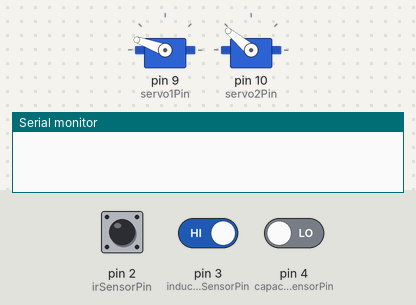
Recording of a sketch running on a simulated Arduino Uno, built with avr-gcc and run on an emulated ATmega328P. Shown: 2 × servo, the last lines printed to the serial monitor. The test bench sets the inputs (shaded band); at power-on: pin 2 (irSensorPin) HIGH, pin 4 (capacitiveSensorPin) LOW, pin 3 (inductiveSensorPin) HIGH.

Above: at 1.2 s.
1.3 s: pin 2 (irSensorPin) pulsed LOW 2 times (0.12 s each, 0.3 s apart)
4.9 s: pin 4 (capacitiveSensorPin) driven HIGH
At 6.4 s:
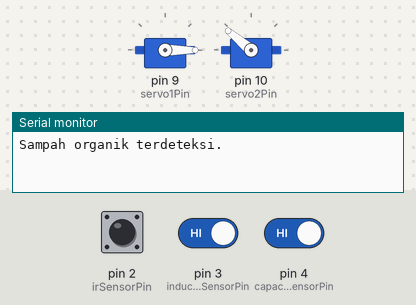
Timing chart, 0 to 10.8 s (numbered marks = the images above; inputs shaded):
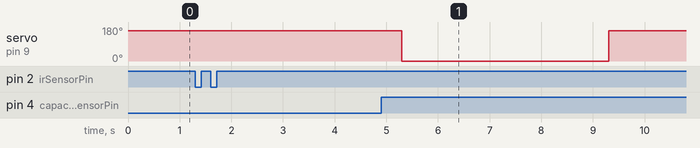

Measured:
- after the input at 1.3 s, every drawn part: stays the same
- after the input at 4.9 s, servo on pin 9 (servo1Pin): 160° → 0° after 0.40 s, → 160° 4.0 s later; servo on pin 10 (servo2Pin): stays 140° (without the input it goes to 0° after 0.40 s)

The sketch:

EDP-Pemilah-Sampah.ino
```cpp
#include <Servo.h>
#include <avr/wdt.h>  // Library untuk menggunakan Watchdog Timer

Servo servo1;  // Servo untuk sampah logam dan non-organik
Servo servo2;  // Servo untuk sampah organik

// Pin sensor dan servo
const int irSensorPin = 2;          // Pin untuk sensor Infrared
const int inductiveSensorPin = 3;   // Pin untuk sensor Proximity Induktif
const int capacitiveSensorPin = 4;  // Pin untuk sensor Proximity Kapasitif

const int servo1Pin = 9;  // Pin servo 1
const int servo2Pin = 10; // Pin servo 2

unsigned long startTime;  // Variabel untuk menyimpan waktu awal
const unsigned long rebootInterval = 86400000;  // 24 jam dalam milidetik (1000 * 60 * 60 * 24)

void setup() {
  // Inisialisasi pin sensor
  pinMode(irSensorPin, INPUT);
  pinMode(inductiveSensorPin, INPUT);
  pinMode(capacitiveSensorPin, INPUT);

  // Inisialisasi servo
  servo1.attach(servo1Pin);
  servo2.attach(servo2Pin);

  // Posisikan servo ke posisi awal (0 derajat) posisi awal tergantung letak servo (bisa 90 derajat)
  servo1.write(160);
  servo2.write(140);

  Serial.begin(9600);  // Untuk debugging (opsional)

  // Inisialisasi waktu awal
  startTime = millis();
}

void loop() {
  // Cek apakah sensor IR mendeteksi ada sampah
  if (digitalRead(irSensorPin) == LOW) {
    delay(4000);  // Penundaan untuk stabilisasi sensor IR

    // Cek apakah sampah adalah logam dengan sensor Proximity Induktif
    if (digitalRead(inductiveSensorPin) == LOW) {
      Serial.println("Sampah logam terdeteksi.");
      // Gerakkan servo1 untuk memisahkan sampah logam (90 derajat)
      servo2.write(0);
      delay(4000);  // Tunggu 4 detik sebelum kembali ke posisi awal
      servo2.write(140);
      delay(2000);
    }
    else {
      // Jika bukan logam, cek apakah sampah organik dengan sensor Kapasitif
      if (digitalRead(capacitiveSensorPin) == HIGH) {
        Serial.println("Sampah organik terdeteksi.");
        // Gerakkan servo1 untuk memisahkan sampah organik (90 derajat)
        servo1.write(0);
        delay(4000);  // Tunggu 4 detik sebelum kembali ke posisi awal
        servo1.write(160);
        delay(2000);
      }
      else {
        Serial.println("Sampah non-organik terdeteksi.");
        // Gerakkan servo2 untuk memisahkan sampah non-organik (90 derajat)
        servo2.write(0);
        delay(4000);  // Tunggu 4 detik sebelum kembali ke posisi awal
        servo2.write(140);
        delay(2000);
      }
    }
  }

  // Cek apakah waktu 24 jam sudah terlewati
  if (millis() - startTime >= rebootInterval) {
    Serial.println("Sistem akan reboot...");

    // Reset dengan Watchdog Timer
    wdt_enable(WDTO_15MS);  // Set Watchdog Timer ke 15ms, sistem akan reboot
    while (true) {}  // Menunggu sistem reset
  }
}
```
